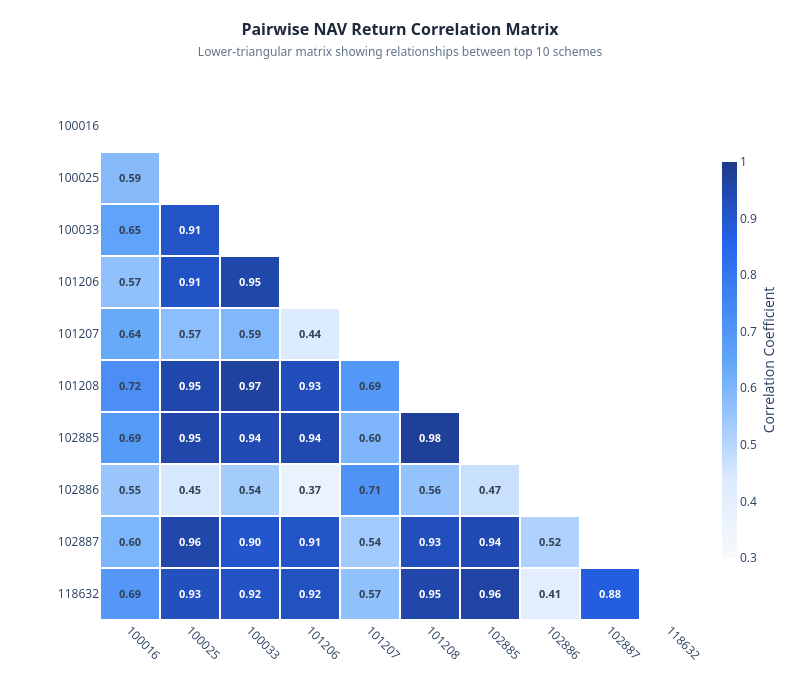

Notebook code cell kept with this figure:
### Markdown cell above
## 9. NAV Return Correlation Matrix

### Objective

To analyze the relationship between the daily returns of selected mutual fund schemes by computing a correlation matrix. This visualization helps identify funds with similar performance patterns and provides insights into portfolio diversification opportunities.

### Code cell
import seaborn as sns
import numpy as np
import plotly.graph_objects as go

# Prepare NAV data
nav_df = nav.copy()
nav_df["date"] = pd.to_datetime(nav_df["date"])

# Select first 10 schemes
selected_funds = nav_df["amfi_code"].unique()[:10]
nav_selected = nav_df[nav_df["amfi_code"].isin(selected_funds)]

# Create NAV table
nav_pivot = nav_selected.pivot(index="date", columns="amfi_code", values="nav")

# Correlation Matrix
corr_matrix = nav_pivot.corr()
cols = [str(col) for col in corr_matrix.columns]
corr_values = corr_matrix.values

n = len(cols)
z_masked = []
text_masked = []

for r_idx in range(n):
    z_row = []
    text_row = []
    for c_idx in range(n):
        if r_idx > c_idx:
            val = corr_values[r_idx, c_idx]
            z_row.append(val)
            color = "white" if val > 0.85 else "#334155"
            text_row.append(f"<span style='color: {color}; font-weight: bold;'>{val:.2f}</span>")
        else:
            z_row.append(None)
            text_row.append("")
    z_masked.append(z_row)
    text_masked.append(text_row)

# Custom colorscale: Slate grey to deep blue
colorscale = [
    [0.0, '#f8fafc'],
    [0.2, '#dbeafe'],
    [0.5, '#60a5fa'],
    [0.8, '#2563eb'],
    [1.0, '#1e3a8a']
]

fig = go.Figure(data=go.Heatmap(
    z=z_masked,
    x=cols,
    y=cols,
    text=text_masked,
    texttemplate="%{text}",
    textfont={"size": 11, "family": "Segoe UI, Helvetica, Arial"},
    colorscale=colorscale,
    zmin=0.3,
    zmax=1.0,
    showscale=True,
    colorbar=dict(
        title=dict(text="Correlation Coefficient", side="right"),
        thickness=15,
        len=0.8
    ),
    xgap=2,
    ygap=2
))

fig.update_layout(
    template="plotly_white",
    width=800,
    height=700,
    title={
        "text": "<b>Pairwise NAV Return Correlation Matrix</b><br><span style='font-size:12px;color:#64748b;'>Lower-triangular matrix showing relationships between top 10 schemes</span>",
        "y": 0.95,
        "x": 0.5,
        "xanchor": "center",
        "font": {"size": 16, "color": "#1e293b", "family": "Segoe UI, Helvetica, Arial"}
    },
    xaxis=dict(
        showgrid=False,
        tickangle=45,
        side="bottom"
    ),
    yaxis=dict(
        showgrid=False,
        autorange="reversed"
    ),
    margin=dict(t=100, b=80, l=100, r=80)
)

fig.show()
fig.write_image(CHARTS_DIR / "correlation.png", scale=2)
print("correlation.png saved successfully")

### Figure 1 — Plotly figure (JSON) as saved in the notebook; plotly's stock layout.template omitted (floating-point values rounded to 4 significant figures)
{"data": [{"colorbar": {"len": 0.8, "thickness": 15, "title": {"side": "right", "text": "Correlation Coefficient"}}, "colorscale": [[0, "#f8fafc"], [0.2, "#dbeafe"], [0.5, "#60a5fa"], [0.8, "#2563eb"], [1, "#1e3a8a"]], "showscale": true, "text": [["", "", "", "", "", "", "", "", "", ""], ["<span style='color: #334155; font-weight: bold;'>0.59</span>", "", "", "", "", "", "", "", "", ""], ["<span style='color: #334155; font-weight: bold;'>0.65</span>", "<span style='color: white; font-weight: bold;'>0.91</span>", "", "", "", "", "", "", "", ""], ["<span style='color: #334155; font-weight: bold;'>0.57</span>", "<span style='color: white; font-weight: bold;'>0.91</span>", "<span style='color: white; font-weight: bold;'>0.95</span>", "", "", "", "", "", "", ""], ["<span style='color: #334155; font-weight: bold;'>0.64</span>", "<span style='color: #334155; font-weight: bold;'>0.57</span>", "<span style='color: #334155; font-weight: bold;'>0.59</span>", "<span style='color: #334155; font-weight: bold;'>0.44</span>", "", "", "", "", "", ""], ["<span style='color: #334155; font-weight: bold;'>0.72</span>", "<span style='color: white; font-weight: bold;'>0.95</span>", "<span style='color: white; font-weight: bold;'>0.97</span>", "<span style='color: white; font-weight: bold;'>0.93</span>", "<span style='color: #334155; font-weight: bold;'>0.69</span>", "", "", "", "", ""], ["<span style='color: #334155; font-weight: bold;'>0.69</span>", "<span style='color: white; font-weight: bold;'>0.95</span>", "<span style='color: white; font-weight: bold;'>0.94</span>", "<span style='color: white; font-weight: bold;'>0.94</span>", "<span style='color: #334155; font-weight: bold;'>0.60</span>", "<span style='color: white; font-weight: bold;'>0.98</span>", "", "", "", ""], ["<span style='color: #334155; font-weight: bold;'>0.55</span>", "<span style='color: #334155; font-weight: bold;'>0.45</span>", "<span style='color: #334155; font-weight: bold;'>0.54</span>", "<span style='color: #334155; font-weight: bold;'>0.37</span>", "<span style='color: #334155; font-weight: bold;'>0.71</span>", "<span style='color: #334155; font-weight: bold;'>0.56</span>", "<span style='color: #334155; font-weight: bold;'>0.47</span>", "", "", ""], ["<span style='color: #334155; font-weight: bold;'>0.60</span>", "<span style='color: white; font-weight: bold;'>0.96</span>", "<span style='color: white; font-weight: bold;'>0.90</span>", "<span style='color: white; font-weight: bold;'>0.91</span>", "<span style='color: #334155; font-weight: bold;'>0.54</span>", "<span style='color: white; font-weight: bold;'>0.93</span>", "<span style='color: white; font-weight: bold;'>0.94</span>", "<span style='color: #334155; font-weight: bold;'>0.52</span>", "", ""], ["<span style='color: #334155; font-weight: bold;'>0.69</span>", "<span style='color: white; font-weight: bold;'>0.93</span>", "<span style='color: white; font-weight: bold;'>0.92</span>", "<span style='color: white; font-weight: bold;'>0.92</span>", "<span style='color: #334155; font-weight: bold;'>0.57</span>", "<span style='color: white; font-weight: bold;'>0.95</span>", "<span style='color: white; font-weight: bold;'>0.96</span>", "<span style='color: #334155; font-weight: bold;'>0.41</span>", "<span style='color: white; font-weight: bold;'>0.88</span>", ""]], "textfont": {"family": "Segoe UI, Helvetica, Arial", "size": 11}, "texttemplate": "%{text}", "type": "heatmap", "x": ["100016", "100025", "100033", "101206", "101207", "101208", "102885", "102886", "102887", "118632"], "xgap": 2, "y": ["100016", "100025", "100033", "101206", "101207", "101208", "102885", "102886", "102887", "118632"], "ygap": 2, "z": [[null, null, null, null, null, null, null, null, null, null], [0.5853, null, null, null, null, null, null, null, null, null], [0.6535, 0.9122, null, null, null, null, null, null, null, null], [0.566, 0.9133, 0.9529, null, null, null, null, null, null, null], [0.6359, 0.5745, 0.5944, 0.435, null, null, null, null, null, null], [0.7221, 0.9507, 0.9688, 0.93, 0.6919, null, null, null, null, null], [0.686, 0.9546, 0.9423, 0.9447, 0.5976, 0.9793, null, null, null, null], [0.5523, 0.4462, 0.5352, 0.3684, 0.7084, 0.5618, 0.4704, null, null, null], [0.6002, 0.955, 0.9039, 0.9106, 0.538, 0.9288, 0.9403, 0.5173, null, null], [0.6936, 0.9253, 0.9183, 0.922, 0.5661, 0.9545, 0.9644, 0.4075, 0.8789, null]], "zmax": 1, "zmin": 0.3}], "layout": {"height": 700, "margin": {"b": 80, "l": 100, "r": 80, "t": 100}, "title": {"font": {"color": "#1e293b", "family": "Segoe UI, Helvetica, Arial", "size": 16}, "text": "<b>Pairwise NAV Return Correlation Matrix</b><br><span style='font-size:12px;color:#64748b;'>Lower-triangular matrix showing relationships between top 10 schemes</span>", "x": 0.5, "xanchor": "center", "y": 0.95}, "width": 800, "xaxis": {"showgrid": false, "side": "bottom", "tickangle": 45}, "yaxis": {"autorange": "reversed", "showgrid": false}}}
